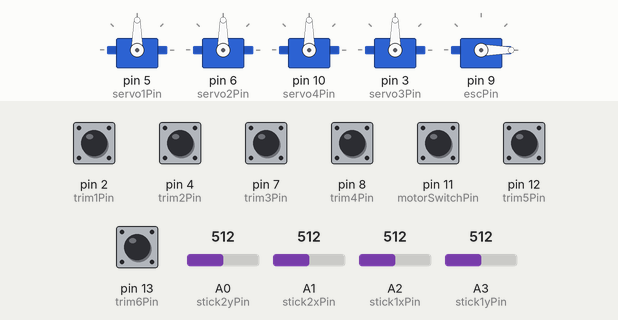
A sketch run on a simulated Arduino Uno, built with avr-gcc and run on an emulated ATmega328P. On the bench: 5 × servo. The test bench sets the inputs (shaded band); at power-on: pin 2 (trim1Pin), pin 4 (trim2Pin), pin 7 (trim3Pin), pin 8 (trim4Pin), pin 11 (motorSwitchPin), pin 12 (trim5Pin), pin 13 (trim6Pin) HIGH, A1 (stick2xPin) = 512, A2 (stick1xPin) = 512, A3 (stick1yPin) = 512, A0 (stick2yPin) = 512.

Above: at 6.2 s.
6.3 s: A1 (stick2xPin) set to 716
At 7.0 s:
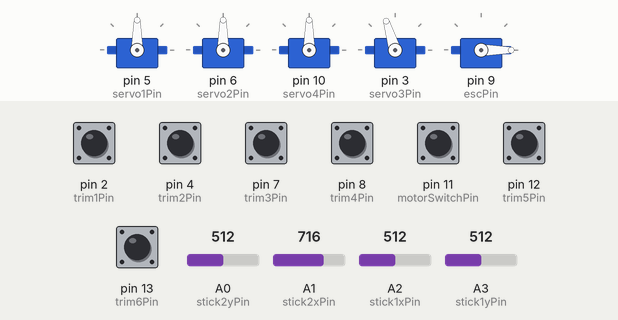
7.8 s: A2 (stick1xPin) set to 716
At 8.1 s:
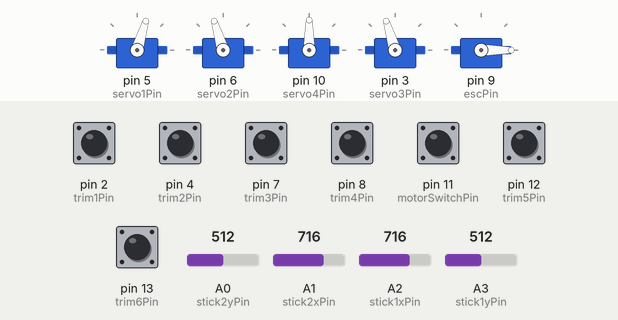
9.3 s: A3 (stick1yPin) set to 716
At 10.5 s:
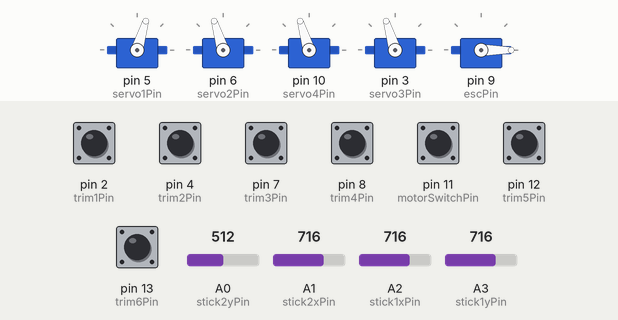
10.8 s: pin 11 (motorSwitchPin) pulled LOW for 0.15 s
At 11.6 s:
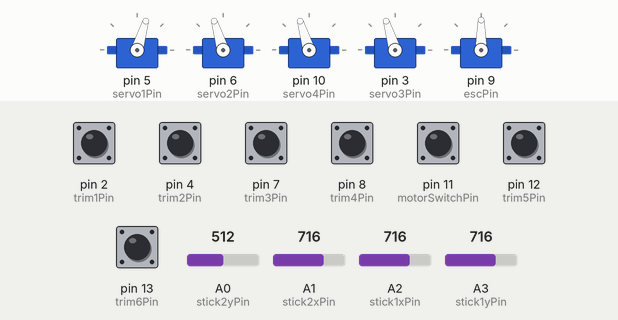
12.4 s: A0 (stick2yPin) set to 716
At 12.8 s:
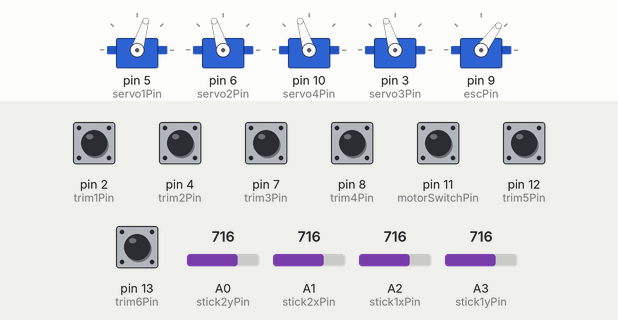
13.9 s: A1 (stick2xPin) set to 992
At 15.1 s:
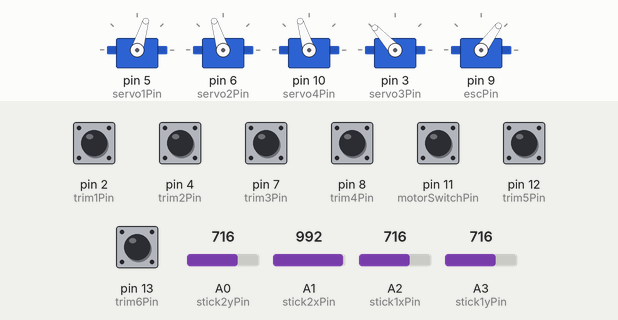
Timing chart, 0 to 16.4 s (numbered marks = the images above; inputs shaded):
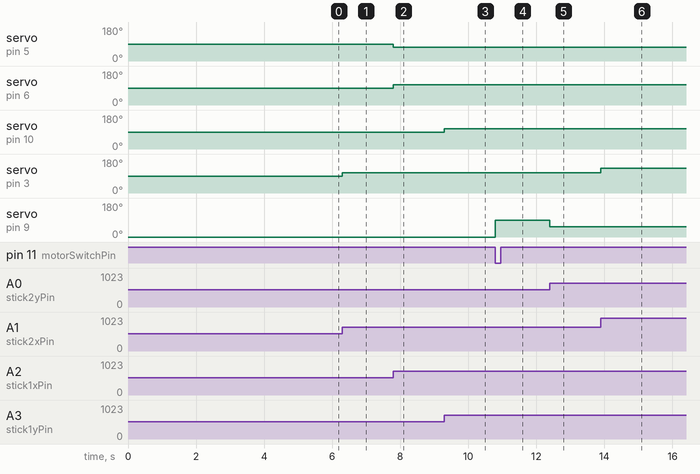

Measured:
- after the input at 6.3 s, servo on pin 3 (servo3Pin): 90° → 107° at once
- after the input at 7.8 s, servo on pin 5 (servo1Pin): 90° → 73° at once; servo on pin 6 (servo2Pin): 90° → 107° at once
- after the input at 9.3 s, servo on pin 10 (servo4Pin): 90° → 107° at once
- after the input at 10.8 s, servo on pin 9 (escPin): 0° → 90° at once
- after the input at 12.4 s, servo on pin 9 (escPin): 90° → 54° at once
- after the input at 13.9 s, servo on pin 3 (servo3Pin): 107° → 132° at once

The sketch:

No_Radio_Bench_Test.ino
```cpp
#include <Servo.h>

int stick1xPin=A2;
int stick1yPin=A3;
int stick2xPin=A1;
int stick2yPin=A0;

int servo1Pin=5;
int servo2Pin=6;
int servo3Pin=3;
int servo4Pin=10;

int escPin=9;

int trim1Pin=2;
int trim2Pin=4;
int trim3Pin=7;
int trim4Pin=8;
int trim5Pin=12;
int trim6Pin=13;

int trim1;
int trim2;
int trim3;
int trim4;
int trim5;
int trim6;

int trim1Prev=1;
int trim2Prev=1;
int trim3Prev=1;
int trim4Prev=1;
int trim5Prev=1;
int trim6Prev=1;

int motorSwitchPin=11;
int motorSwitch;
int motorSwitchPrev=1;
int motorLive=0;

int stick1x;
int stick1y;
int stick2x;
int stick2y;

int rollTrim;
int pitchTrim;
int yawTrim;


Servo aileronLeft;
Servo aileronRight;
Servo rudder;
Servo elevator;

Servo ESC;


void setup() {
  // put your setup code here, to run once:
  pinMode(stick1xPin,INPUT);
  pinMode(stick1yPin,INPUT);
  pinMode(stick2xPin,INPUT);
  pinMode(stick2yPin,INPUT);

  pinMode(servo1Pin,OUTPUT);
  pinMode(servo2Pin,OUTPUT);
  pinMode(servo3Pin,OUTPUT);
  pinMode(servo4Pin,OUTPUT);

  pinMode(escPin,OUTPUT);

  pinMode(trim1Pin,INPUT);
  pinMode(trim2Pin,INPUT);
  pinMode(trim3Pin,INPUT);
  pinMode(trim4Pin,INPUT);
  pinMode(trim5Pin,INPUT);
  pinMode(trim6Pin,INPUT);

  pinMode(motorSwitchPin,INPUT);

  aileronLeft.attach(servo1Pin,500,2500);
  aileronRight.attach(servo2Pin,500,2500);
  elevator.attach(servo4Pin,500,2500);
  rudder.attach(servo3Pin,500,2500);

  aileronLeft.write(90);
  aileronRight.write(90);
  elevator.write(90);
  rudder.write(90);

  ESC.attach(escPin,1000,2000);
  ESC.writeMicroseconds(1000);
  delay(5000);
}

void loop() {
  // put your main code here, to run repeatedly:

  //gets all inputs
  stick1x = 45.+(analogRead(stick1xPin)*(90./1023.));
  stick1y = 45.+(analogRead(stick1yPin)*(90./1023.));
  stick2x = 45.+(analogRead(stick2xPin)*(90./1023.));
  stick2y = 1000.+(analogRead(stick2yPin)*(1000./1023.));

  trim1 = digitalRead(trim1Pin);
  trim2 = digitalRead(trim2Pin);
  trim3 = digitalRead(trim3Pin);
  trim4 = digitalRead(trim4Pin);
  trim5 = digitalRead(trim5Pin);
  trim6 = digitalRead(trim6Pin);

  motorSwitch = digitalRead(motorSwitchPin);

  //sets trim values
  if(trim1 == 0 && trim1Prev == 1){
    rollTrim = rollTrim + 1;
    trim1Prev = 0;
  }else if(trim1 == 1){
    trim1Prev = 1;
  }

  if(trim2 == 0 && trim2Prev == 1){
    rollTrim = rollTrim - 1;
    trim2Prev = 0;
  }else if(trim2 == 1){
    trim2Prev = 1;
  }

  if(trim3 == 0 && trim3Prev == 1){
    pitchTrim = pitchTrim + 1;
    trim3Prev = 0;
  }else if(trim3 == 1){
    trim3Prev = 1;
  }

  if(trim4 == 0 && trim4Prev == 1){
    pitchTrim = pitchTrim - 1;
    trim4Prev = 0;
  }else if(trim4 == 1){
    trim4Prev = 1;
  }

  if(trim5 == 0 && trim5Prev == 1){
    yawTrim = yawTrim + 1;
    trim5Prev = 0;
  }else if(trim5 == 1){
    trim5Prev = 1;
  }

  if(trim6 == 0 && trim6Prev == 1){
    yawTrim = yawTrim - 1;
    trim6Prev = 0;
  }else if(trim6 == 1){
    trim6Prev = 1;
  }

  if(rollTrim>25){
    rollTrim = 25;
  }else if(rollTrim<-25){
    rollTrim = -25;
  }

    if(pitchTrim>25){
    pitchTrim = 25;
  }else if(pitchTrim<-25){
    pitchTrim = -25;
  }

    if(yawTrim>25){
    yawTrim = 25;
  }else if(yawTrim<-25){
    yawTrim = -25;
  }

  //sets motor kill switch value
  if(motorSwitch == 0 && motorSwitchPrev == 1){
    if(motorLive == 0){
      motorLive = 1;
    }else{
      motorLive = 0;
    }
    motorSwitchPrev = 0;
  }else if(motorSwitch == 1){
    motorSwitchPrev = 1;
  }

  //ensures trims don't force any inputs out of range
  if((stick1x+rollTrim)>135){
    stick1x = 135-rollTrim;
  }else if((stick1x+rollTrim)<45){
    stick1x = 45-rollTrim;
  }

  if((stick1y+pitchTrim)>135){
    stick1y = 135-pitchTrim;
  }else if((stick1y+pitchTrim)<45){
    stick1y = 45-pitchTrim;
  }

  if((stick2x+yawTrim)>135){
    stick2x = 135-yawTrim;
  }else if((stick2x+yawTrim)<45){
    stick2x = 45-yawTrim;
  }

  //outputs
  aileronLeft.write(180-(stick1x+rollTrim));
  aileronRight.write(stick1x+rollTrim);
  elevator.write(stick1y+pitchTrim);
  rudder.write(stick2x+yawTrim);

  if(motorLive == 1){
    ESC.writeMicroseconds(3000-stick2y);
  }else{
    ESC.writeMicroseconds(1000);
  }

}
```
